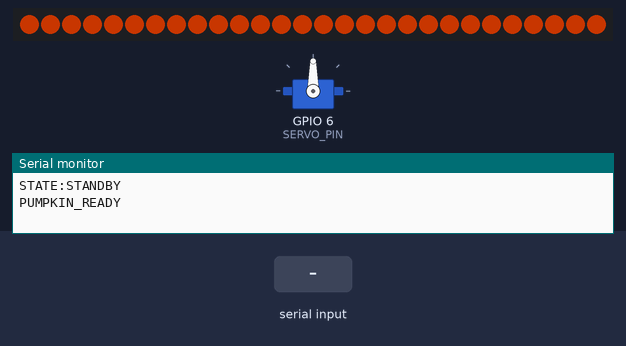
The sketch below on a simulated ESP32-C3. On the bench: 28 RGB LEDs in strip order, left to right, servo, the last lines printed to the serial monitor. Inputs (shaded band) come from the test bench. Dim RGB values are drawn brighter than linear.

Above: at 1.2 s.
1.3 s: "HUNT\n" received over Serial
At 1.75 s:
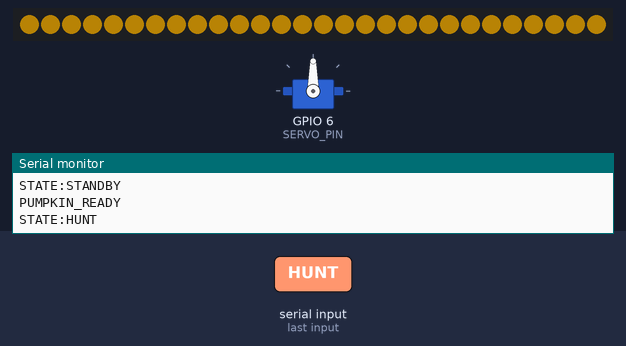
4.0 s: "STANDBY\n" received over Serial
At 4.45 s:
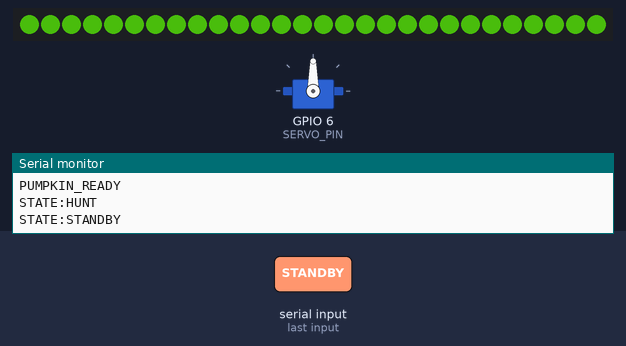
7.0 s: "HUNT\n" received over Serial
At 7.75 s:
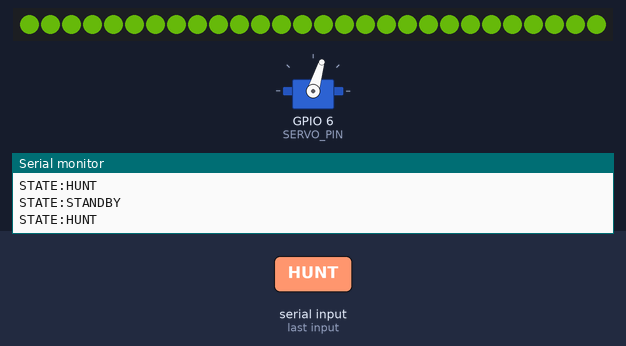
10.0 s: "CANDY\n" received over Serial
At 12.52 s:
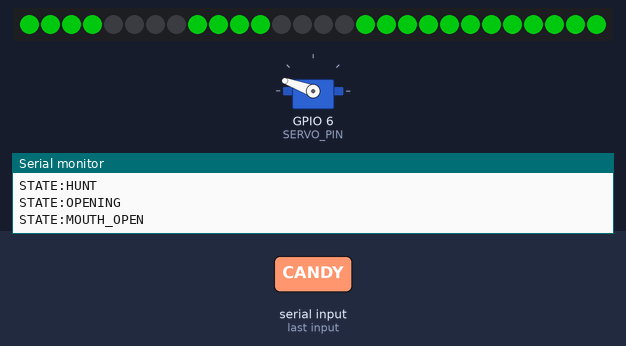
13.0 s: "RESET\n" received over Serial
At 13.75 s:
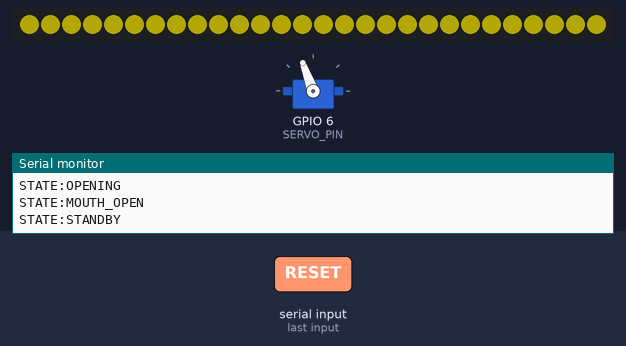
15.4 s: "HUNT\n" received over Serial
At 15.85 s:
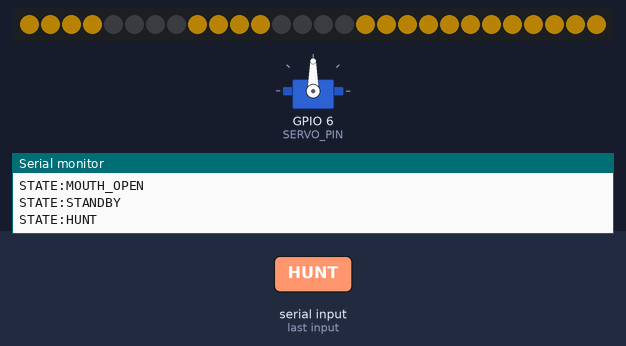
Timing chart, 0 to 18.2 s (numbered marks = the images above; inputs shaded):
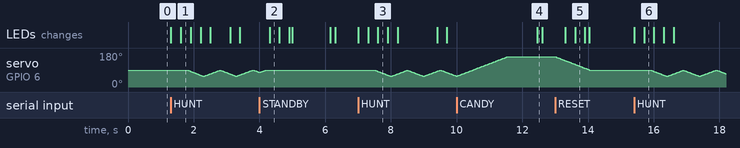

The sketch:

candy_hunter_pumpkin_esp32c3.ino
```cpp
// (licence header left out)
#include <FastLED.h>
#include <ESP32Servo.h>

// =====================================================
// PIN CONFIGURATION
// =====================================================
#define LED_DATA_PIN  0
#define SERVO_PIN     6

// All LEDs are chained in this order:
// Right eye DO -> Left eye DI
// Left eye DO  -> Mouth DI

#define RIGHT_EYE_COUNT  8
#define LEFT_EYE_COUNT   8
#define MOUTH_LED_COUNT 12
#define TOTAL_LEDS (RIGHT_EYE_COUNT + LEFT_EYE_COUNT + MOUTH_LED_COUNT)

// =====================================================
// USER CONFIGURATION
// Change these values as required
// =====================================================
const uint8_t LED_BRIGHTNESS = 100;

// Initial servo values; calibrate with the linkage disconnected.
const int SERVO_CLOSED_ANGLE = 90;
const int SERVO_EVIL_ANGLE   = 50;
const int SERVO_OPEN_ANGLE   = 160;

//const unsigned long BLINK_INTERVAL_MS = 1000;
const unsigned long BLINK_INTERVAL_MS = 3000;  // Time between blinks
const unsigned long BLINK_DURATION_MS = 150;   // How long eyes stay blinked
const unsigned long COLOR_FADE_MS     = 1000;

const unsigned long SERVO_STEP_MS = 15;
const int SERVO_STEP_DEGREES = 1;

const unsigned long EVIL_HOLD_MS = 500;
const unsigned long MOUTH_OPEN_MS = 5000;
const unsigned long COOLDOWN_MS = 10000;

// =====================================================
// LEDS AND SERVO
// =====================================================
CRGB leds[TOTAL_LEDS];
Servo mouthServo;

const CRGB ORANGE = CRGB(255, 70, 0);
const CRGB GREEN  = CRGB(0, 255, 20);

CRGB fadeFrom = ORANGE;
CRGB fadeTo   = ORANGE;
unsigned long fadeStarted = 0;

int servoCurrent = SERVO_CLOSED_ANGLE;
int servoTarget  = SERVO_CLOSED_ANGLE;

// =====================================================
// ROBOT MODE AND PHASE
// =====================================================
enum RobotMode {
  STANDBY_MODE,
  HUNT_MODE
};

enum RobotPhase {
  IDLE_PHASE,
  HUNTING_PHASE,
  OPENING_PHASE,
  OPEN_HOLD_PHASE,
  CLOSING_PHASE,
  COOLDOWN_PHASE
};

RobotMode mode = STANDBY_MODE;
RobotPhase phase = IDLE_PHASE;

unsigned long lastBlink = 0;
unsigned long blinkStarted = 0;
unsigned long lastServoStep = 0;
unsigned long phaseStarted = 0;

bool blinkOn = true;
bool evilAtEnd = false;

// =====================================================
// COLOR TRANSITION
// =====================================================
CRGB getCurrentColor() {
  unsigned long elapsed = millis() - fadeStarted;

  if (COLOR_FADE_MS == 0 || elapsed >= COLOR_FADE_MS) {
    return fadeTo;
  }

  float t = (float)elapsed / (float)COLOR_FADE_MS;

  CRGB result;
  result.r = (uint8_t)(fadeFrom.r +
             ((int)fadeTo.r - (int)fadeFrom.r) * t);
  result.g = (uint8_t)(fadeFrom.g +
             ((int)fadeTo.g - (int)fadeFrom.g) * t);
  result.b = (uint8_t)(fadeFrom.b +
             ((int)fadeTo.b - (int)fadeFrom.b) * t);

  return result;
}

void setColorTarget(const CRGB &color) {
  fadeFrom = getCurrentColor();
  fadeTo = color;
  fadeStarted = millis();
}

// =====================================================
// LED ANIMATION
// LEDs 0-7:   Right eye
// LEDs 8-15:  Left eye
// LEDs 16-27: Mouth
//
// First 4 LEDs of each eye remain on.
// Last 4 LEDs blink.
// =====================================================
void updateLeds() {
  CRGB color = getCurrentColor();

  // Right eye: LEDs 0-7
  for (int i = 0; i < RIGHT_EYE_COUNT; i++) {
    leds[i] = (i < 4 || blinkOn)
                ? color : CRGB::Black;
  }

  // Left eye: LEDs 8-15
  for (int i = 0; i < LEFT_EYE_COUNT; i++) {
    int index = RIGHT_EYE_COUNT + i;

    leds[index] = (i < 4 || blinkOn)
                    ? color : CRGB::Black;
  }

  // Mouth: LEDs 16-27
  for (int i = 0; i < MOUTH_LED_COUNT; i++) {
    int index = RIGHT_EYE_COUNT + LEFT_EYE_COUNT + i;
    leds[index] = color;
  }

  FastLED.show();
}

// void updateBlink() {
//   unsigned long now = millis();

//   if (now - lastBlink >= BLINK_INTERVAL_MS) {
//     lastBlink = now;
//     blinkOn = !blinkOn;
//   }
// }

void updateBlink() {
  unsigned long now = millis();

  if (blinkOn) {
    // Eyes are open: wait until the next blink.
    if (now - lastBlink >= BLINK_INTERVAL_MS) {
      blinkOn = false;
      blinkStarted = now;
    }
  } else {
    // Eyes are closed: reopen after blink duration.
    if (now - blinkStarted >= BLINK_DURATION_MS) {
      blinkOn = true;
      lastBlink = now;
    }
  }
}

// =====================================================
// SERVO CONTROL
// Gradual movement instead of jumping directly
// =====================================================
void updateServo() {
  unsigned long now = millis();

  if (now - lastServoStep < SERVO_STEP_MS) {
    return;
  }

  lastServoStep = now;

  if (servoCurrent < servoTarget) {
    servoCurrent += SERVO_STEP_DEGREES;

    if (servoCurrent > servoTarget) {
      servoCurrent = servoTarget;
    }
  } else if (servoCurrent > servoTarget) {
    servoCurrent -= SERVO_STEP_DEGREES;

    if (servoCurrent < servoTarget) {
      servoCurrent = servoTarget;
    }
  }

  mouthServo.write(servoCurrent);
}

bool servoAtTarget() {
  return servoCurrent == servoTarget;
}

// =====================================================
// MODE CONTROL
// =====================================================
void enterStandby() {
  mode = STANDBY_MODE;
  phase = IDLE_PHASE;

  setColorTarget(ORANGE);
  servoTarget = SERVO_CLOSED_ANGLE;

  Serial.println("STATE:STANDBY");
}

void enterHunt() {
  mode = HUNT_MODE;
  phase = HUNTING_PHASE;

  evilAtEnd = false;
  phaseStarted = millis();

  setColorTarget(GREEN);
  servoTarget = SERVO_CLOSED_ANGLE;

  Serial.println("STATE:HUNT");
}

void startCandyReaction() {
  if (mode != HUNT_MODE || phase != HUNTING_PHASE) {
    Serial.println("CANDY_IGNORED");
    return;
  }

  phase = OPENING_PHASE;
  servoTarget = SERVO_OPEN_ANGLE;

  Serial.println("STATE:OPENING");
}

// =====================================================
// STATE MACHINE
// =====================================================
void updateStateMachine() {
  unsigned long now = millis();

  switch (phase) {
    case IDLE_PHASE:
      servoTarget = SERVO_CLOSED_ANGLE;
      break;

    case HUNTING_PHASE:
      // Alternate between closed and evil-mouth positions.
      if (now - phaseStarted >= EVIL_HOLD_MS) {
        phaseStarted = now;
        evilAtEnd = !evilAtEnd;

        servoTarget = evilAtEnd
                        ? SERVO_EVIL_ANGLE
                        : SERVO_CLOSED_ANGLE;
      }
      break;

    case OPENING_PHASE:
      if (servoAtTarget()) {
        phase = OPEN_HOLD_PHASE;
        phaseStarted = now;
        Serial.println("STATE:MOUTH_OPEN");
      }
      break;

    case OPEN_HOLD_PHASE:
      if (now - phaseStarted >= MOUTH_OPEN_MS) {
        phase = CLOSING_PHASE;
        servoTarget = SERVO_CLOSED_ANGLE;
        Serial.println("STATE:CLOSING");
      }
      break;

    case CLOSING_PHASE:
      if (servoAtTarget()) {
        setColorTarget(ORANGE);
        phase = COOLDOWN_PHASE;
        phaseStarted = now;
        Serial.println("STATE:COOLDOWN");
      }
      break;

    case COOLDOWN_PHASE:
      if (now - phaseStarted >= COOLDOWN_MS) {
        if (mode == HUNT_MODE) {
          enterHunt();
        } else {
          phase = IDLE_PHASE;
        }
      }
      break;
  }
}

// =====================================================
// USB SERIAL COMMANDS
//
// STANDBY
// HUNT
// CANDY
// RESET
// STATUS
// =====================================================
void handleSerial() {
  static String command;

  while (Serial.available() > 0) {
    char c = (char)Serial.read();

    if (c == '\n' || c == '\r') {
      command.trim();
      command.toUpperCase();

      if (command == "STANDBY") {
        enterStandby();
      }
      else if (command == "HUNT") {
        enterHunt();
      }
      else if (command == "CANDY") {
        startCandyReaction();
      }
      else if (command == "RESET") {
        enterStandby();
      }
      else if (command == "STATUS") {
        Serial.print("MODE:");
        Serial.print(mode == STANDBY_MODE ? "STANDBY" : "HUNT");
        Serial.print(",PHASE:");
        Serial.println((int)phase);
      }
      else if (command.length() > 0) {
        Serial.println("ERROR:UNKNOWN_COMMAND");
      }

      command = "";
    }
    else if (command.length() < 40) {
      command += c;
    }
  }
}

// =====================================================
// SETUP
// =====================================================
void setup() {
  Serial.begin(115200);

  // One FastLED controller for all 28 LEDs.
  FastLED.addLeds<WS2812B, LED_DATA_PIN, GRB>(
    leds, TOTAL_LEDS
  );

  FastLED.setBrightness(LED_BRIGHTNESS);
  FastLED.clear(true);

  mouthServo.setPeriodHertz(50);
  mouthServo.attach(SERVO_PIN, 500, 2400);

  servoCurrent = SERVO_CLOSED_ANGLE;
  servoTarget = SERVO_CLOSED_ANGLE;
  mouthServo.write(servoCurrent);

  fadeFrom = ORANGE;
  fadeTo = ORANGE;
  fadeStarted = millis();

  enterStandby();

  Serial.println("PUMPKIN_READY");
}

// =====================================================
// MAIN LOOP
// =====================================================
void loop() {
  handleSerial();
  updateBlink();
  updateStateMachine();
  updateServo();
  updateLeds();
}
```

Measured:
- after the input at 4.0 s, the LEDs: change after 0.31 s (image 2)
- after the input at 10.0 s, the LEDs: change after 2.5 s (image 4)
- after the input at 13.0 s, servo on GPIO 6 (SERVO_PIN): moves from 160° to 90° over 1.0 s, starting at once; the LEDs: first change after 0.31 s (image 5 shows a later state)
